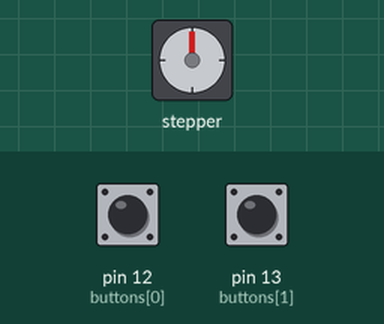
The sketch below on a simulated Arduino Uno, built with avr-gcc and run on an emulated ATmega328P. Parts: stepper motor. Inputs (shaded band) come from the test bench; at power-on: pin 12 (buttons[0]) HIGH, pin 13 (buttons[1]) HIGH. Stepper angles assume 200 steps per turn.

Above: at 1.2 s.
1.3 s: pin 12 (buttons[0]) pulled LOW for 1 s
At 3.4 s:
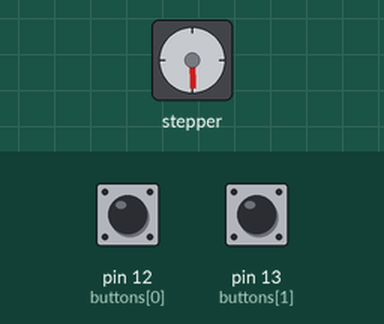
3.8 s: pin 13 (buttons[1]) pulled LOW for 3.2 s
At 8.1 s:
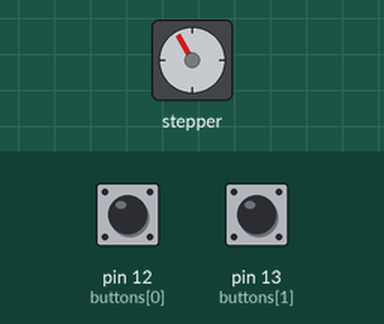
8.5 s: pin 13 (buttons[1]) pulled LOW for 0.15 s
At 9.8 s:
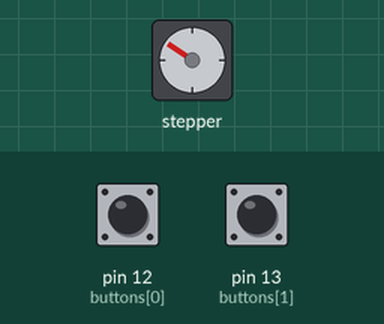
10.1 s: pin 12 (buttons[0]) pulled LOW for 3.2 s
At 14.4 s:
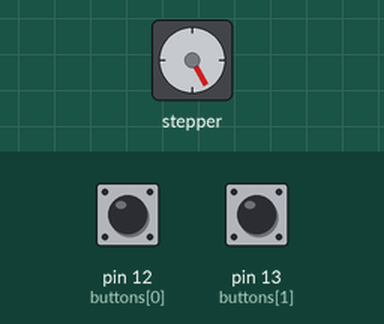
14.8 s: pin 13 (buttons[1]) pulled LOW for 1 s
At 15.25 s:
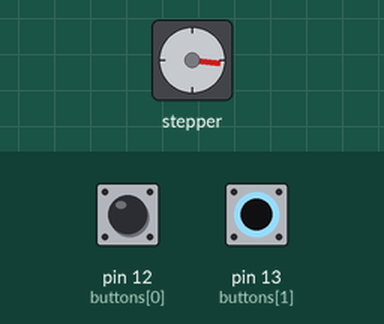
17.3 s: pin 12 (buttons[0]) pulled LOW for 1 s
At 17.75 s:
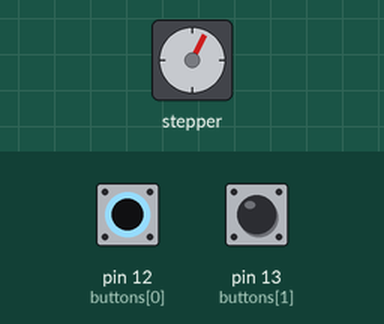
Timing chart, 0 to 20.3 s (numbered marks = the images above; inputs shaded):
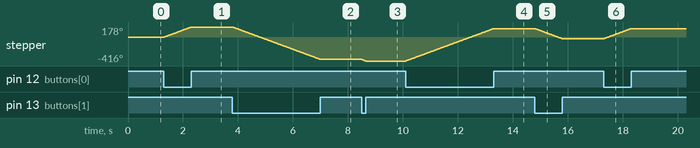

Measured:
- after the input at 1.3 s, stepper: turns 178° clockwise in 1.0 s, starting at once
- after the input at 3.8 s, stepper: turns 567° counter-clockwise in 3.2 s, starting at once
- after the input at 8.5 s, stepper: turns 27° counter-clockwise in 0.14 s, starting at once
- after the input at 10.1 s, stepper: turns 567° clockwise in 3.2 s, starting at once
- after the input at 14.8 s, stepper: turns 178° counter-clockwise in 1.0 s, starting at once
- after the input at 17.3 s, stepper: turns 178° clockwise in 1.0 s, starting at once

The sketch:

StepperMotor.ino
```cpp
#include <Stepper.h>
const int stepsPerRevolution = 200;
Stepper myStepper(stepsPerRevolution, 2, 4, 3, 5);
int buttons[2] = {12,13};


void setup() {
  for(int i = 0;i<2; i++){
    pinMode(buttons[i],INPUT_PULLUP);
  }
};

void loop() {
  if (digitalRead(buttons[0])==LOW){
      myStepper.step(1);
      delay(10);
    }
    if (digitalRead(buttons[1])==LOW){
      myStepper.step(-1);
      delay(10);
}
}
```
